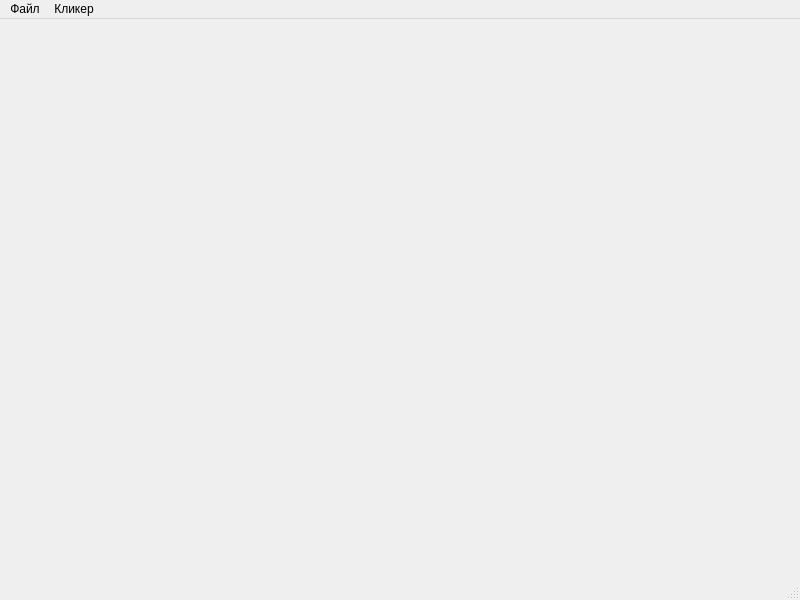
<?xml version="1.0" encoding="UTF-8"?>
<ui version="4.0">
 <class>MainWindow</class>
 <widget class="QMainWindow" name="MainWindow">
  <property name="geometry">
   <rect>
    <x>0</x>
    <y>0</y>
    <width>800</width>
    <height>600</height>
   </rect>
  </property>
  <property name="windowTitle">
   <string>MainWindow</string>
  </property>
  <widget class="QWidget" name="centralwidget"/>
  <widget class="QMenuBar" name="menubar">
   <property name="geometry">
    <rect>
     <x>0</x>
     <y>0</y>
     <width>800</width>
     <height>21</height>
    </rect>
   </property>
   <widget class="QMenu" name="menu">
    <property name="title">
     <string>Файл</string>
    </property>
    <addaction name="exit"/>
   </widget>
   <widget class="QMenu" name="menu_2">
    <property name="title">
     <string>Кликер</string>
    </property>
    <widget class="QMenu" name="menu_3">
     <property name="title">
      <string>Добавить</string>
     </property>
     <addaction name="action_steps"/>
     <addaction name="action_area"/>
    </widget>
    <addaction name="menu_3"/>
    <addaction name="delTab"/>
   </widget>
   <addaction name="menu"/>
   <addaction name="menu_2"/>
  </widget>
  <widget class="QStatusBar" name="statusbar"/>
  <action name="exit">
   <property name="text">
    <string>Выход</string>
   </property>
  </action>
  <action name="delTab">
   <property name="text">
    <string>Удалить</string>
   </property>
  </action>
  <action name="action_steps">
   <property name="text">
    <string>Пошаговый</string>
   </property>
  </action>
  <action name="action_area">
   <property name="text">
    <string>Область</string>
   </property>
  </action>
 </widget>
 <resources/>
 <connections/>
</ui>
